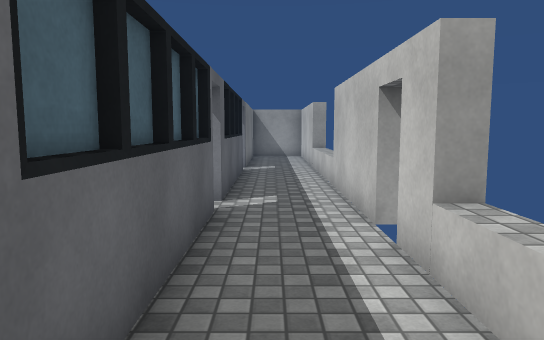
[1] (above)

19 first-person views from a walk through a scene from a Unity 3-D project. The camera is 1.4 m above the floor, tilts 6° down and sees 70° across. The floor is counted in squares, 1 m on a side. Each view is taken from the middle of a square. On the plan, view 1 faces up. The plan holds only what a view shows up to about 16 squares ahead; the rest is blank. The place goes on beyond the plan. Some animated figures are left out. Surface patterns are stand-ins for the level's own textures.

[2]
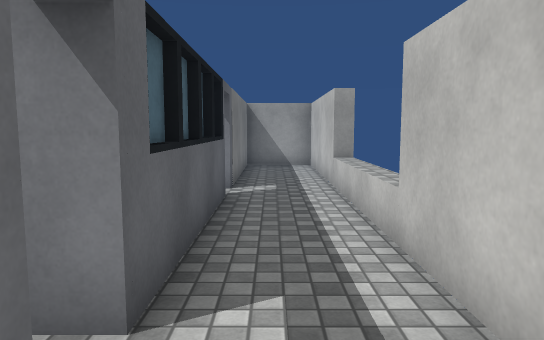

[3]
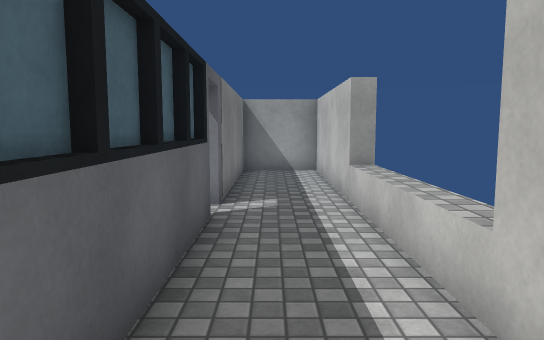

[4]
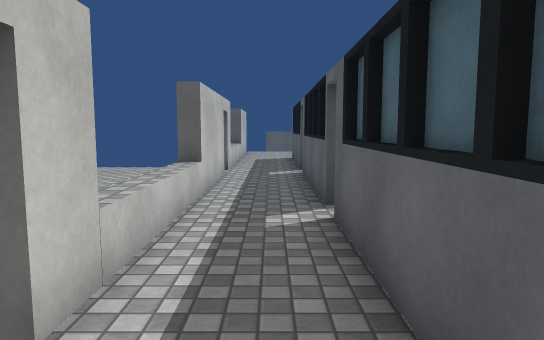

[5]
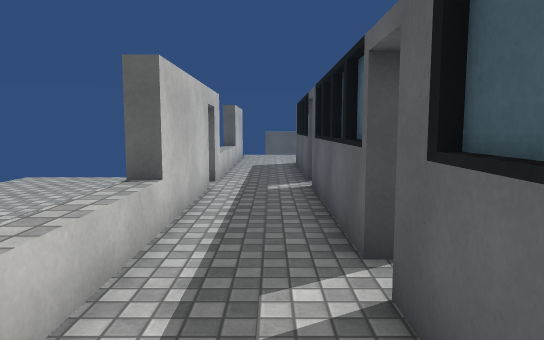

[6]
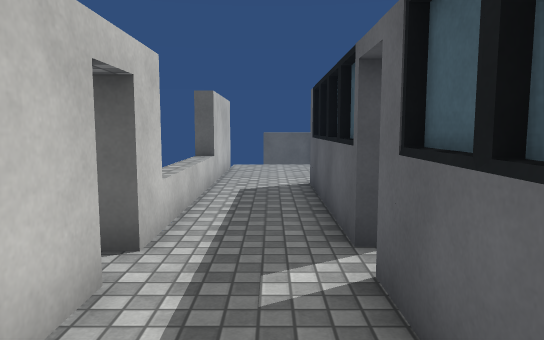

[7]
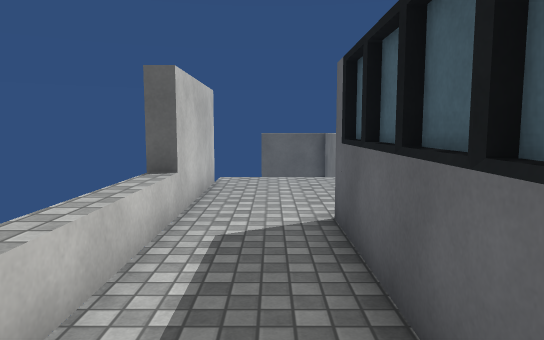

[8]
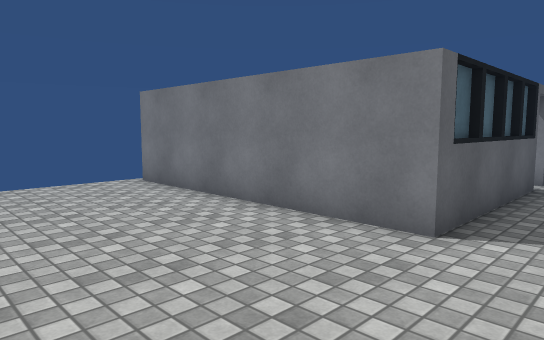

[9]
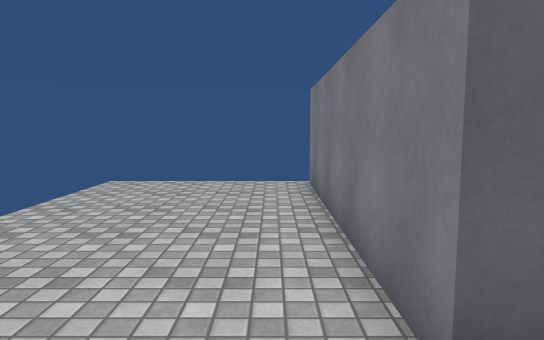

[10]
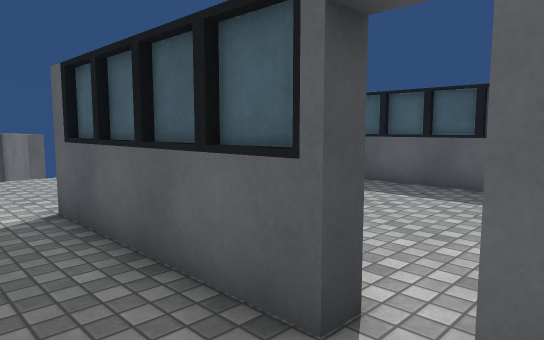

[11]
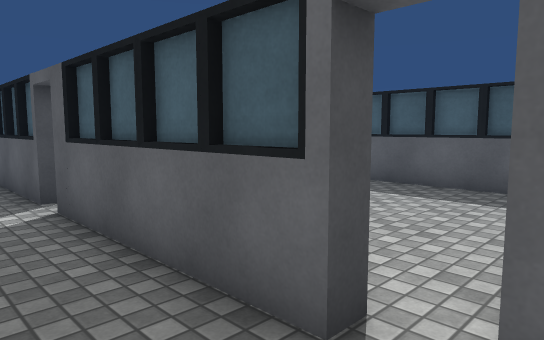

[12]
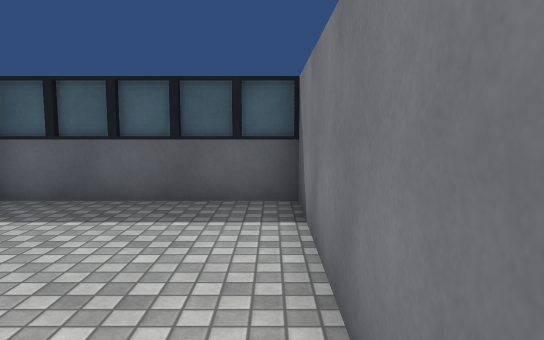

[13]
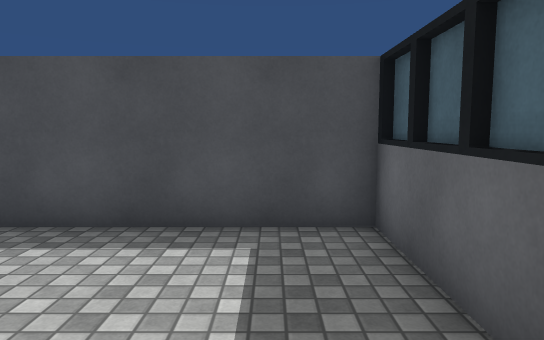

[14]
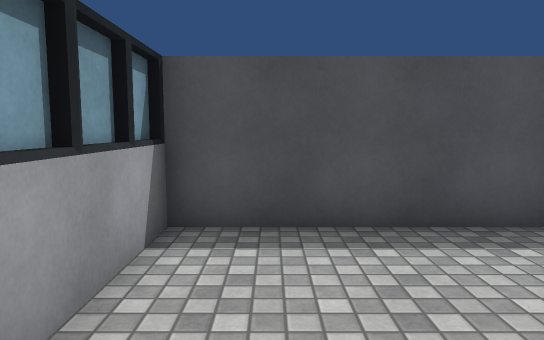

[15]
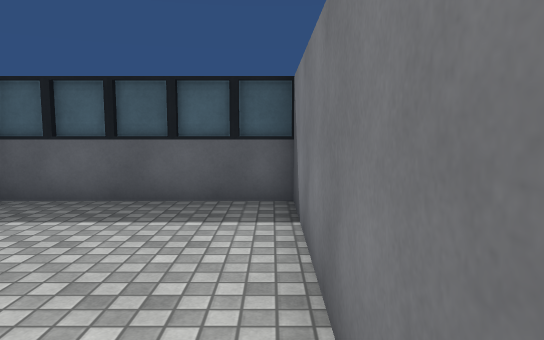

[16]
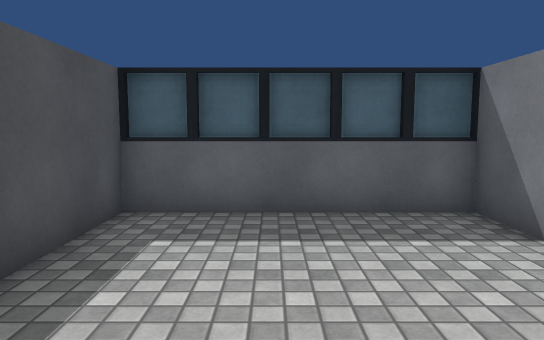

[17]
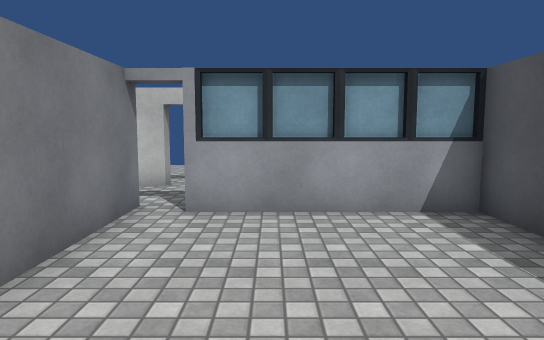

[18]
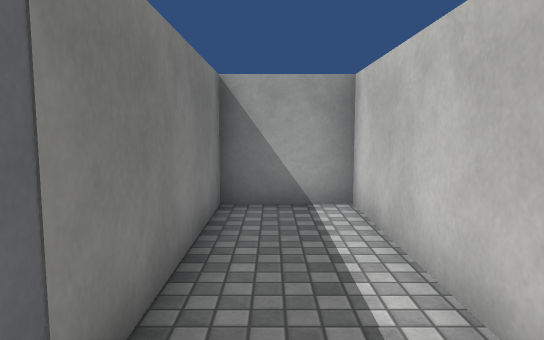

[19]
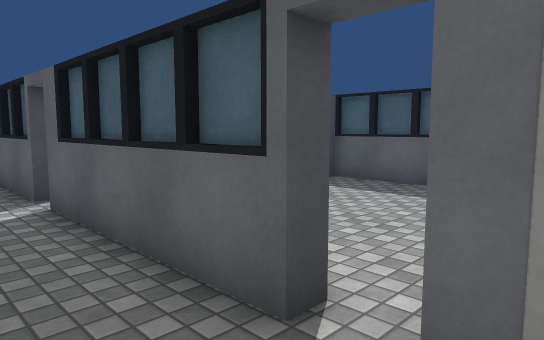

### Floor plan
Points are (right, up) in squares from view 1. A wall is a line through its corners. A room is listed if a view was taken in it or the views show most of it. See-through windows are left out.
Room 1 (views 1, 2, 3, 4, 5, 6, 7, 8, 9, 10, 11, 12, 15, 18, 19)
walls: (-1, -6.5) (-1, -12) (-9, -12); (-1.3, -6.5) (-1.2, -6.5) (-1.2, -7.9); (-1.2, -4.2) (-1.2, -5); (-1.2, -8) (-1.2, -10.2) (-1.2, -11.5); (2.1, -5.4) (1.5, -5.4) (1.5, 20.2) (-1, 20.2) (-1, 14.1); (-1.2, -1) (-1.2, -1.5); (-1, -0.1) (-1, -5.6); (1.5, -16.2) (1.5, -6.4) (2, -6.4); (-1.2, 6.2) (-1.2, 4) (-1.2, 1.5); (-1.5, 6.5) (-1, 6.5) (-1, 0.9); (-1.2, 10.5) (-1.2, 8.1); (-1.2, 12.9) (-1.2, 10.6); (-1, 13.2) (-1, 7.5)
ways out: opening at (-1, 7) to room 2; opening at (-1, -6) to room 3; gap at (2, -16)
Room 2 (views 13, 14)
walls: (-8.7, 5) (-8.7, 4); (-1.3, 4) (-1.3, 4.6); (-8.7, 3.9) (-8.7, 2.8); (-8.7, 6.2) (-8.7, 5.1); (-8.5, 7.5) (-8.5, 1.5); (-1.3, 2.8) (-1.3, 3.6); (-8.7, 2.6) (-8.7, 1.5) (-0.9, 1.5); (-1, 7.5) (-8.7, 7.5) (-8.7, 6.4); (-1.5, 1.5) (-1.5, 5); (-1.3, 1.5) (-1.3, 2.2)
ways out: opening at (-1, 7) to room 1
Room 3 (views 16, 17)
walls: (-8.7, -8) (-8.7, -10.2); (-1.3, -7.9) (-1.3, -6.5); (-1.3, -9.1) (-1.3, -8); (-8.7, -6.8) (-8.7, -7.9); (-3.1, -11.5) (-0.9, -11.5); (-8.5, -5.5) (-8.5, -11.6); (-8.7, -10.4) (-8.7, -11.5) (-5.5, -11.5); (-1, -5.6) (-8.7, -5.6) (-8.7, -6.6); (-1.5, -11.6) (-1.5, -6.5); (-1.3, -11.5) (-1.3, -10.2) (-1.3, -9)
ways out: opening at (-1, -6) to room 1

Positions as (right, up) in squares from view 1, and headings:
1: (0, 0), facing up
2: (0, 5), facing up
3: (0, 7), facing up
4: (0, 7), facing down
5: (0, 4), facing down
6: (0, -2), facing down
7: (0, -6), facing down
8: (1, -17), facing up-left
9: (1, -13), facing left
10: (1, -5), facing down-left
11: (1, 8), facing down-left
12: (-1, 7), facing left
13: (-7, 7), facing down
14: (-3, 7), facing down
15: (-1, -6), facing left
16: (-2, -9), facing left
17: (-8, -8), facing right
18: (0, 13), facing up
19: (1, 15), facing down-left
